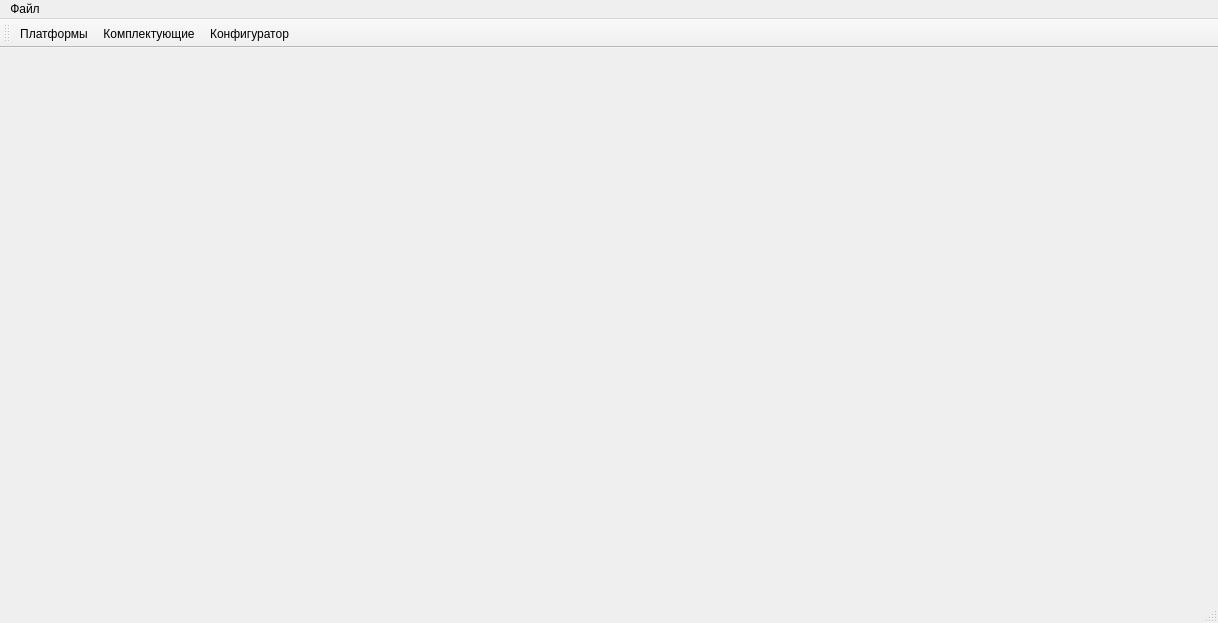
<?xml version="1.0" encoding="UTF-8"?>
<ui version="4.0">
 <class>MainWindow</class>
 <widget class="QMainWindow" name="MainWindow">
  <property name="geometry">
   <rect>
    <x>0</x>
    <y>0</y>
    <width>1218</width>
    <height>623</height>
   </rect>
  </property>
  <property name="windowTitle">
   <string>MainWindow</string>
  </property>
  <widget class="QWidget" name="centralWidget"/>
  <widget class="QMenuBar" name="menuBar">
   <property name="geometry">
    <rect>
     <x>0</x>
     <y>0</y>
     <width>1218</width>
     <height>26</height>
    </rect>
   </property>
   <widget class="QMenu" name="menu">
    <property name="title">
     <string>Файл</string>
    </property>
    <addaction name="actionSave"/>
    <addaction name="actionLoad"/>
    <addaction name="actionUpload"/>
   </widget>
   <addaction name="menu"/>
  </widget>
  <widget class="QToolBar" name="mainToolBar">
   <attribute name="toolBarArea">
    <enum>TopToolBarArea</enum>
   </attribute>
   <attribute name="toolBarBreak">
    <bool>false</bool>
   </attribute>
   <addaction name="actionPlatforms"/>
   <addaction name="actionComponents"/>
   <addaction name="actionConfigurator"/>
  </widget>
  <widget class="QStatusBar" name="statusBar"/>
  <action name="actionPlatforms">
   <property name="checkable">
    <bool>true</bool>
   </property>
   <property name="text">
    <string>Платформы</string>
   </property>
  </action>
  <action name="actionConfigurator">
   <property name="checkable">
    <bool>true</bool>
   </property>
   <property name="text">
    <string>Конфигуратор</string>
   </property>
  </action>
  <action name="actionComponents">
   <property name="checkable">
    <bool>true</bool>
   </property>
   <property name="text">
    <string>Комплектующие</string>
   </property>
  </action>
  <action name="actionSave">
   <property name="text">
    <string>Сохранить данные</string>
   </property>
  </action>
  <action name="actionLoad">
   <property name="text">
    <string>Загрузить данные</string>
   </property>
  </action>
  <action name="actionUpload">
   <property name="text">
    <string>Выгрузить данные для клиентов...</string>
   </property>
  </action>
 </widget>
 <layoutdefault spacing="6" margin="11"/>
 <resources/>
 <connections/>
</ui>
